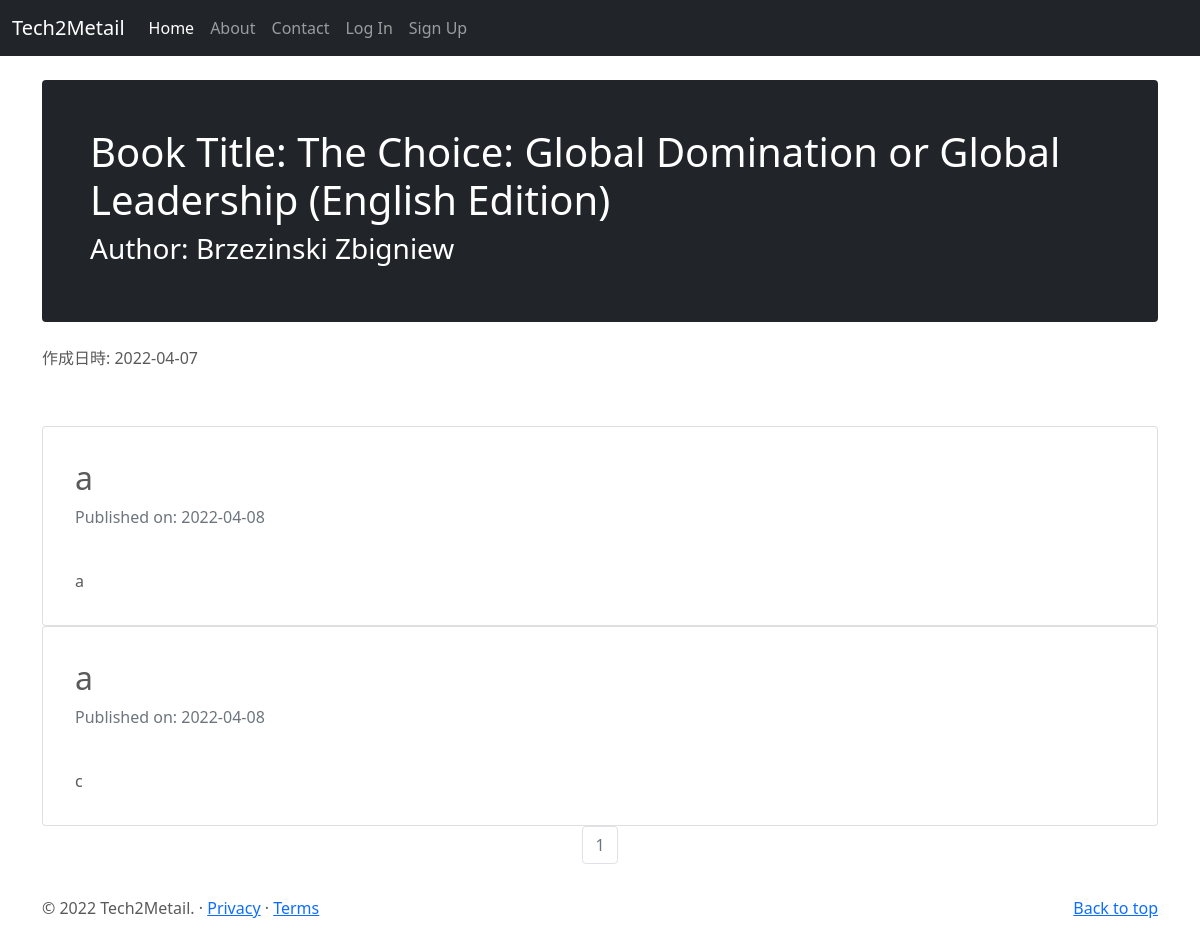
Page /books/1 on the earlier database version.
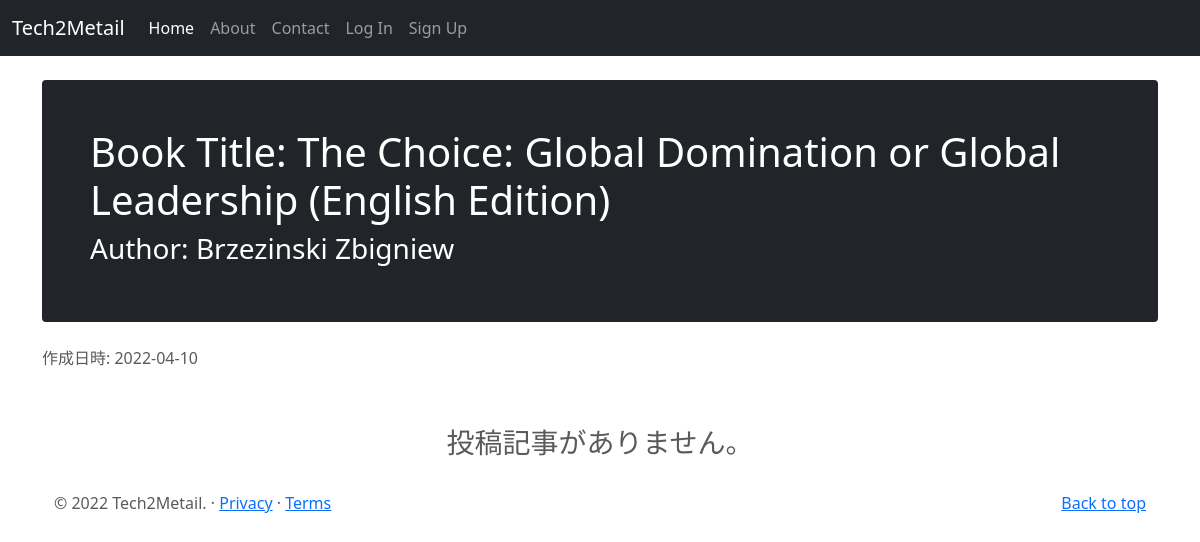
Same page on the later database version.
### tech2metailblog/models.py (models this page shows, shortened)
class Books(db.Model):
    __tablename__ = 'books'
    id = db.Column(db.Integer, primary_key = True)
    title = db.Column(db.String(50),unique=True, nullable=False)
    author = db.Column(db.String(50), nullable=False)
    published_by = db.Column(db.String(50), nullable=False)
    published_at = db.Column(db.Integer, nullable=False)
    img_link = db.Column(db.String(100))
    pur_link = db.Column(db.String(100))
    created_at = db.Column(db.DateTime)
    booksposts = db.relationship('BooksPost',backref='book',lazy=True)

class BooksPost(db.Model):
    users = db.relationship(User)
    books = db.relationship(Books)
    id = db.Column(db.Integer, primary_key=True)
    user_id = db.Column(db.Integer,db.ForeignKey('users.id'),nullable=False)
    book_id = db.Column(db.Integer,db.ForeignKey('books.id'),nullable=False)
    date = db.Column(db.DateTime,nullable=False,default=datetime.now(pytz.timezone('Asia/Tokyo')))
    title = db.Column(db.String(140),nullable=False)
    text = db.Column(db.Text,nullable=False)

### tech2metailblog/books/views.py (the view)
@books.route('/books/<int:book_id>', methods=['GET'])
def show_book(book_id):
    page = request.args.get('page',1,type=int)
    book = Books.query.get(book_id)
    hoges = BooksPost.query.filter_by(book_id=book_id).order_by(BooksPost.date.desc()).paginate(page=page,per_page=5)
    print(hoges)
    return render_template('books/show.html', book=book, hoges=hoges,admin_user=admin_user,page=page)

### tech2metailblog/templates/books/show.html (shortened to what this page needs)
{% extends "base.html" %}
{% block content %}
<div class="container">
    <div class="p-4 p-md-5 mb-4 text-white rounded bg-dark">
        <h1>Book Title: {{ book.title }}</h1>
        <h3>Author: {{ book.author }}</h3>
    </div>
作成日時: {{ book.created_at.strftime('%Y-%m-%d') }}
<br><br>
</div>
<div class="container" >
    {% if hoges.items %}
    {% for post in hoges.items %}
      <div class="card text-center">
          <div class="card-body text-start">
            <h2>{{post.title}}</h2>
            <p class='text-muted'>Published on: {{post.date.strftime("%Y-%m-%d")}}</p>
            <br>
            {{post.text}}
          </div>
      </div>
        {% endfor %}
    <nav aria-label='Page Navigation example'>
        <ul class="pagination justify-content-center">
            {% for page_num in hoges.iter_pages(left_edge=1,right_edge=1,left_current=1,right_current=2) %}
              {% if hoges.page == page_num %}
                <li class="page-item disabled">
                    <a href="{{url_for('books.show_book',page=page_num,book_id=book.id)}}" class="page-link">{{ page_num }}</a>
                </li>
              {% else %}
                <li class="page-item">
                    <a href="{{url_for('books.show_book',page=page_num,book_id=book.id)}}" class="page-link">{{ page_num }}</a>
                </li>
              {% endif %}
            {% endfor %}
        </ul>
    </nav>
    </div>
    {% else %}
    <div class="text-center">
    <h3>投稿記事がありません。</h3>
    </div>
    {% endif %}
{% endblock %}

Differences in the rows shown:
removed BooksPost: title "a", date "2022-04-08", text "a"
removed BooksPost: title "a", date "2022-04-08", text "c"
changed Books "The Choice: Global Domination or Global Leadership (English Edition)": created_at "2022-04-07" → "2022-04-10"
Other differences:
text now shown: "投稿記事がありません。"
list line gone: "1"
